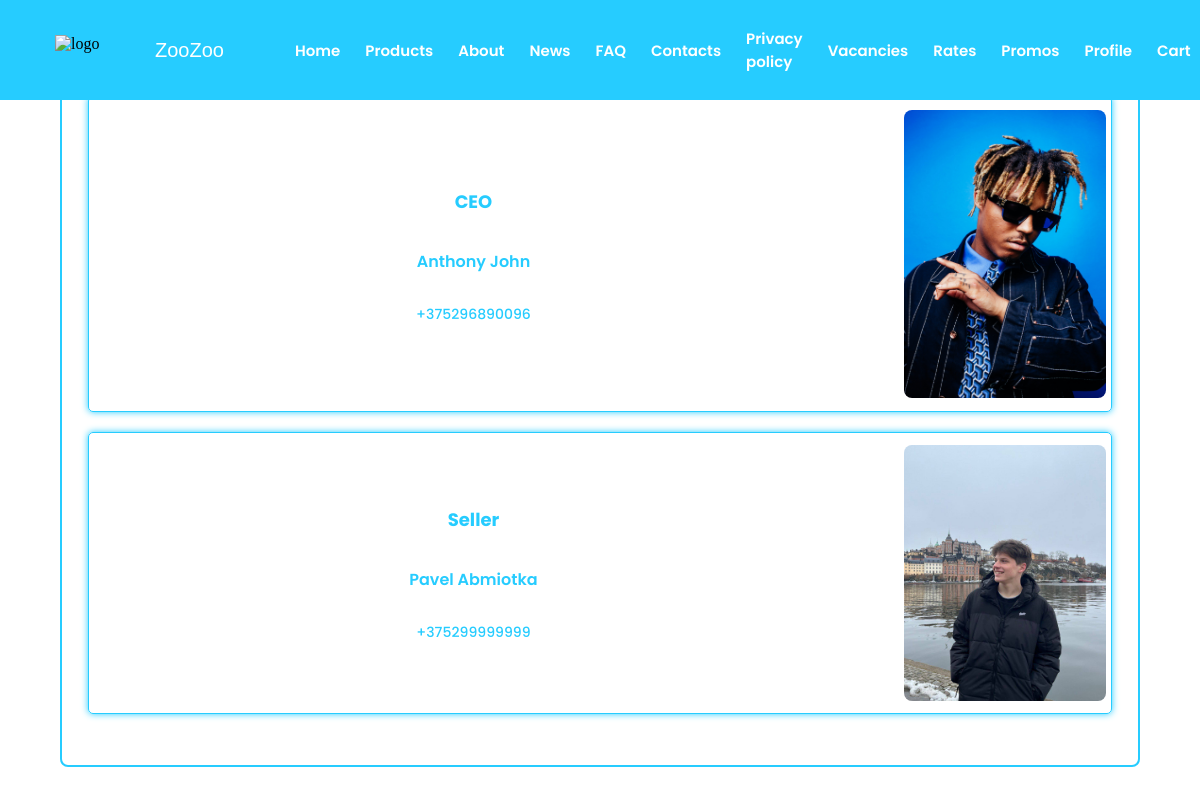
Screenshot of /contacts/ (signed in) with the database file from the repository.
### app/models_app/employeeModel.py (models this page shows, shortened)
class Employee(BasicModel):
    db_id = models.OneToOneField(UserEmployee, on_delete=models.CASCADE)
    position = models.CharField(max_length=50, help_text='Position in company')
    salary = models.IntegerField(help_text='Monthly salary (gross)')
    photo = models.ImageField(upload_to='app/static/employees', help_text='Employee photo')
    class Meta:
        ordering = ['db_id']
        db_table = 'employees'

class UserEmployee(BasicModel):
    name = models.CharField(max_length=100, help_text='Name and surname')
    phone = models.CharField(max_length=13, unique=True, help_text='Phone number')
    email = models.EmailField(max_length=50, unique=True, help_text='Email address')
    password = models.CharField(max_length=1500, help_text='password')
    isAdmin = models.BooleanField(help_text='is admin')
    class Meta:
        ordering = ['name']
        db_table = 'employees_accounts'

### app/views/contactsView.py (the view)
# urls.py: path('contacts/', contactsView.ContactsView.as_view(), name='contacts'),
class ContactsView(View):
    @staticmethod
    def get(request):
        employees = ContactsService.get_employees()
        return render(request, 'contacts.html',
                      {'role': request.session['role'], 'employees': employees})

### app/context/context_processor.py (called while the page is built)
def role(request):
    return {'role': request.session['role']}

### app/dbServices/contactsDbService.py (called while the page is built)
    @staticmethod
    def get_employees():
        return Employee.objects.all()

### app/services/contactsService.py (called while the page is built)
    @staticmethod
    def get_employees():
        return ContactsDbService.get_employees()

### app/templates/contacts.html
{% extends "basic.html" %}
{% load static%}
{% block styles %}
    <link rel="stylesheet" href={% static "styles/contacts.css" %}>
{% endblock %}
{% block content %}
    <div class="contactsContainer">
        {% for employee in employees %}
            <div class="employeeContainer">
                <div class="textInfo">
                    <p class="position">{{ employee.position }}</p>
                    <p class="name">{{ employee.db_id.name }}</p>
                    <p class="phone">{{ employee.db_id.phone }}</p>
                </div>
                <img class="employee_photo" src="{{ employee.photo.url }}" alt="employee_photo"
                     width="20%" height="95%">
            </div>
        {% endfor %}
    </div>
{% endblock %}

### app/templates/basic.html (shortened to what this page needs)
<!DOCTYPE html>
{% load static %}
<html lang="en">
  <head>
    {% block styles %}
    {% endblock %}
  <link rel="stylesheet" href={% static "styles/basic.css" %}>
  </head>
  <body style="height: 100%">
  {% block navigation %}
      <div class="navigation">
        <div class="logoContainer">
            <img class="logoImage" src="{% static "stock_images/logo.png" %}" alt="logo" />
            <p class="logoText">ZooZoo</p>
        </div>
        <div class="linkContainer">
            <a class="navLink" href="{% url "home" %}">Home</a>
            <a class="navLink" href="{% url "products" %}">Products</a>
            <a class="navLink" href="{% url "about" %}">About</a>
            <a class="navLink" href="{% url "news" %}">News</a>
            <a class="navLink" href="{% url "faq" %}">FAQ</a>
            <a class="navLink" href="{% url "contacts" %}">Contacts</a>
            <a class="navLink" href="{% url "privacy-policy" %}">Privacy policy</a>
            <a class="navLink" href="{% url "vacancies" %}">Vacancies</a>
            <a class="navLink" href="{% url "rates" %}">Rates</a>
            <a class="navLink" href="{% url "promos" %}">Promos</a>
            {% if role == '' %}
                <button onclick="redirectLogin()" class="logBtn" type="button" name="act" value="login">
                Login
                </button>
                <button onclick="redirectSignUp()" class="logBtn" type="button" name="act" value="signup">
                    Sign Up
                </button>
            {% else %}
                <a class="navLink" href="{% url "profile" %}">Profile</a>
                <a class="navLink" href="{% url "cart" %}">Cart</a>
            {% endif %}
        </div>
      </div>
  {% endblock %}
  <div class="contentContainer">
      {% block content %}
      {% endblock %}
  </div>
  </body>
</html>

### app/static/styles/contacts.css (style rules this page uses)
.contactsContainer { display: flex; flex-direction: column; justify-content: flex-start; align-items: center; gap: 20px; width: 90%; height: 83vh; overflow-y: auto; border: solid 2px #26ccff; border-radius: 8px; padding: 5px; }
.employeeContainer { display: flex; justify-content: space-between; align-items: center; padding: 5px; border: solid 1px #26ccff; border-radius: 5px; box-shadow: 0 0 7px #26ccff; width: 95%; height: fit-content; font-family: "Poppins", sans-serif; color: #26ccff; }
.textInfo { flex-basis: 75%; display: flex; flex-direction: column; justify-content: center; align-items: center; }
.position { font-weight: 700; font-size: 18px; }
.name { font-weight: 600; font-size: 16px; }
.phone { font-weight: 500; font-size: 14px; }
.employee_photo { border-radius: 8px; }

### app/static/styles/basic.css (style rules this page uses)
.navigation { position: fixed; top: 0; left: 0; width: 100%; height: 5%; background-color: #26ccff; display: flex; flex-direction: row; justify-content: flex-start; align-items: center; padding: 30px; }
.logoContainer { width: 20%; display: flex; height: 100%; justify-content: flex-start; align-items: center; padding-left: 25px; gap: 20px; }
.logoImage { width: 80px; height: 75%; }
.logoText { font-family: "Arial Black", sans-serif; font-size: 20px; color: white; }
.linkContainer { width: 75%; height: 100%; display: flex; flex-direction: row; justify-content: space-between; align-items: center; gap: 25px; }
.navLink { color: white; position: relative; font-family: "Poppins", sans-serif; font-weight: 600; text-decoration: none; font-size: 15px; transition: font-size 0.15s ease-in, text-shadow 0.15s ease-in; }
.contentContainer { width: 100%; height: calc(95% - 30px); margin-top: calc(5% + 30px); margin-left: 0; display: flex; justify-content: center; align-items: center; font-family: "Poppins", sans-serif; }

### rows the page displays
Employee: position "CEO", db_id.name "Anthony John", db_id.phone "+375296890096", photo (picture)
Employee: position "Seller", db_id.name "Pavel Abmiotka", db_id.phone "+375299999999", photo (picture)
